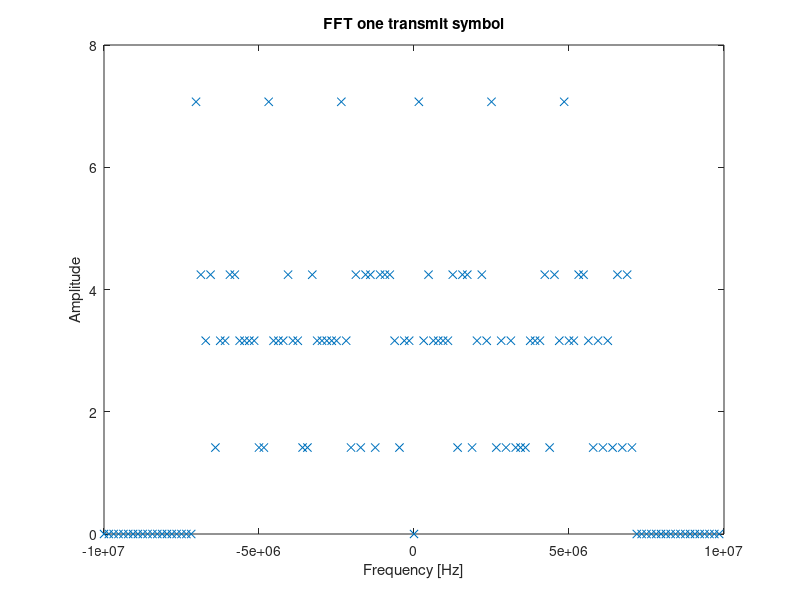

The MATLAB source for this figure: (Note: this script raises an error after producing the figure.)

clc
close all
clear variables

data = load('tx_data_test_spectrum.mat');
Tx_data = data.save_data_tx;
%Rx_data = data.Rx_OFDM_19_11_2020;

data_fs_1MHz = load('Rx_OFDM_19_11_2020_fs_1Mhz.mat');
Rx_data_1MHz = data_fs_1MHz.Rx_OFDM_19_11_2020_fs_1Mhz;

fs = 20e6;

% Spectrum transmitted data
figure
plot(-fs/2:fs/128:fs/2-fs/128, abs(fftshift(fft(Tx_data(10+[1:128])))), 'x')
title('FFT one transmit symbol')
xlabel('Frequency [Hz]')
ylabel('Amplitude')


% Spectrum received data
tmp = Rx_data(2575+[1:1370]);

figure
plot(-fs/2:fs/128:fs/2-fs/128, abs(fftshift(fft(tmp(9+[1:128])))), 'x')
title('FFT one received symbol')
xlabel('Frequency [Hz]')
ylabel('Amplitude')


% Spectrum received data 1MHz
fs = 1e6;
figure
for k=9 
    tmp=Rx_data_1MHz(2660+k+[1:128]);
    plot(-fs/2:fs/128:fs/2-fs/128, abs(fftshift(fft(tmp))),'x');
    xlabel('Frequency [Hz]')
    ylabel('Amplitude')
%     pause;
end
